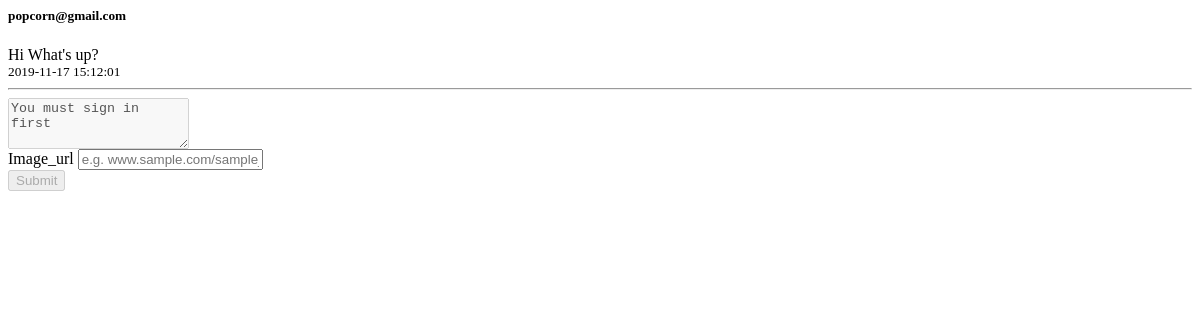
/posts/1/comments, run on an earlier commit of the app's database.
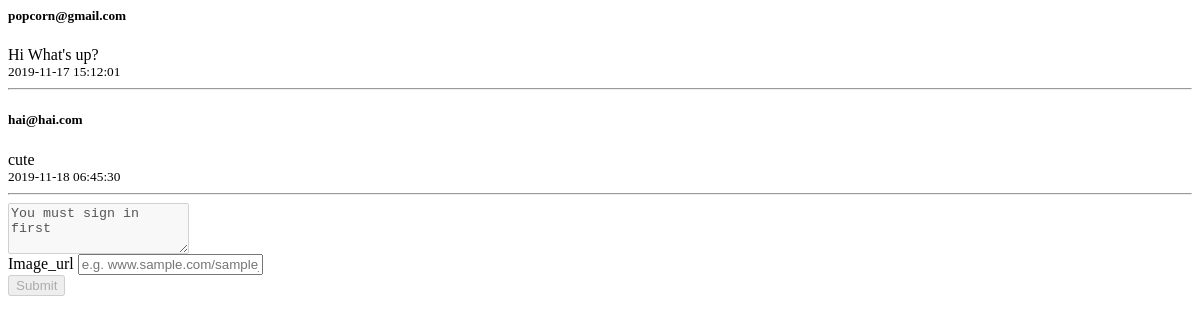
And on a later commit of the database.
### app.py (models this page shows)
class Comment(db.Model) :
    id = db.Column(db.Integer,primary_key = True)
    parent_id = db.Column(db.Integer,nullable=False)
    email = db.Column(db.String(80),nullable=False)
    body = db.Column(db.String,nullable=False)
    image_url = db.Column(db.Text,nullable=True)
    created = db.Column(db.DateTime(timezone=True), server_default=func.now())
    updated = db.Column(db.DateTime(timezone=True), onupdate=func.now())

### app.py (the view, shortened to what this page needs)
@app.route("/posts/<id>/comments", methods=["GET", "POST"])
def new_comment(id):
    comment = Comment.query.filter_by(parent_id = id).all()
    return render_template("views/newcomment.html",id=id, comments=comment)

### templates/views/newcomment.html (shortened to what this page needs)
{% include './views/comments.html' %}
<form action={{url_for('new_comment', id=id)}} method="POST">
    <div class="form-group">
        {% if current_user.is_authenticated %}
        <textarea name="body" type="input" class="form-control" id="exampleFormControlTextarea1" rows="3"></textarea>
        <div class="form-group">
            <label for="formGroupExampleInput">Image_url</label>
            <input name="image_url" type="text" class="form-control" id="formGroupExampleInput" placeholder="e.g. www.sample.com/sample_image.jpg">
        </div>
        <button type="submit" class="btn peach-gradient">Submit</button>
</form>
</div>
{% else %}
<textarea name="body" type="input" class="form-control" disabled id="exampleFormControlTextarea1"
    rows="3">You must sign in first</textarea>
    <div class="form-group">
        <label for="formGroupExampleInput">Image_url</label>
        <input name="image_url" type="text" class="form-control" id="formGroupExampleInput" placeholder="e.g. www.sample.com/sample_image.jpg">
    </div>
<button type="submit" class="btn peach-gradient" disabled>Submit</button>
</form>
{% endif %}

### templates/views/comments.html (shortened to what this page needs)
{% for comment in comments %}
    <div class="media my-3 py-2">
        <div class="media-body">
            <div class="d-flex align-items-center justify-content-between">
                    <h5 class="mt-0">{{comment.email}}</h5>
            </div>
            {{comment.body}}
            <div class="my-2">
                <small class="text-muted">{{comment.created}}</small>
            </div>
        </div>
    </div>
    <hr></hr>
{% endfor %}

What changed in the data, as far as the page shows it:
added Comment: email "hai@hai.com", body "cute", created "2019-11-18 06:45:30"
